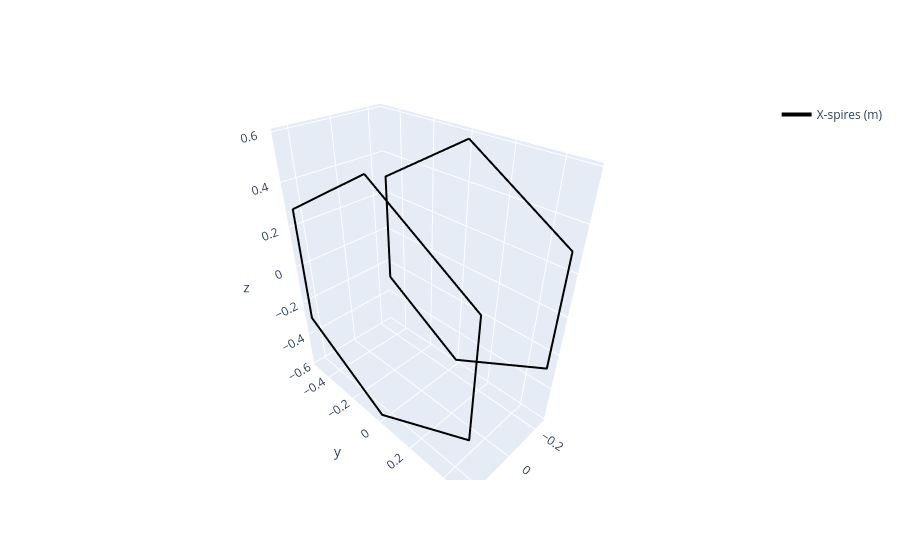

The notebook cell saved with this chart:
### Markdown cell above
Set Spires geometry

### Code cell
##Spawn spires
spires_x_p = X_coil.polygonal_spires(num_seg, n=6)
f0 = None
f0 = hplot.plot_spires(f0, spires_x_p, color='black', row=None, col=None)

# Plot the square spires
f0.show()

### Figure 1 — Plotly figure (JSON) as saved in the notebook; plotly's stock layout.template omitted (floating-point values rounded to 4 significant figures; data arrays with more than 128 entries replaced by an {"elided": "..."} marker saying what was removed)
{"data": [{"legendgroup": "X-spires (m)", "line": {"color": "black", "width": 4}, "mode": "lines", "name": "X-spires (m)", "showlegend": true, "type": "scatter3d", "x": {"elided": "600 float values"}, "y": {"elided": "600 float values"}, "z": {"elided": "600 float values"}}, {"legendgroup": "X-spires (m)", "line": {"color": "black", "width": 4}, "mode": "lines", "showlegend": false, "type": "scatter3d", "x": {"elided": "600 float values"}, "y": {"elided": "600 float values"}, "z": {"elided": "600 float values"}}], "layout": {}}
